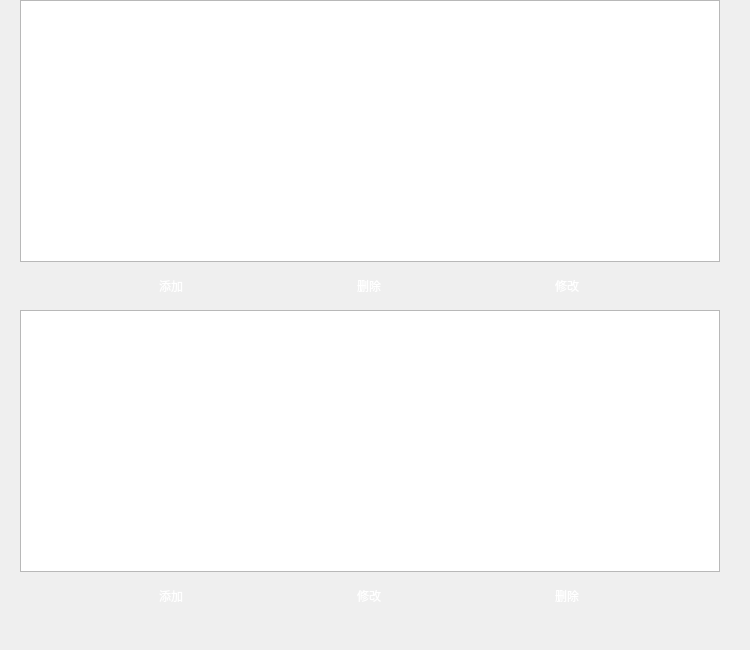
<?xml version="1.0" encoding="UTF-8"?>
<ui version="4.0">
 <class>NewAlarmThreshSet</class>
 <widget class="QWidget" name="NewAlarmThreshSet">
  <property name="geometry">
   <rect>
    <x>0</x>
    <y>0</y>
    <width>750</width>
    <height>650</height>
   </rect>
  </property>
  <property name="windowTitle">
   <string>Form</string>
  </property>
  <layout class="QHBoxLayout" name="horizontalLayout">
   <property name="spacing">
    <number>0</number>
   </property>
   <property name="leftMargin">
    <number>0</number>
   </property>
   <property name="topMargin">
    <number>0</number>
   </property>
   <property name="rightMargin">
    <number>0</number>
   </property>
   <property name="bottomMargin">
    <number>0</number>
   </property>
   <item>
    <widget class="QWidget" name="widget" native="true">
     <property name="styleSheet">
      <string notr="true">

QPushButton{
	color: white;  
	border-radius: 8px;  
	border-image: url(:/images/images/button_search.png);
}


QTableView{
	border-image: url(:/images/images/whole_back_2.png);
}

QHeaderView::section{
	border-image: url(:/images/images/back_title.png);
    color: white;
	padding-left: 4px;
	border: 1px solid #6c6c6c;
 	height:25px;
}

QHeaderView::section:checked{
	
}</string>
     </property>
     <layout class="QVBoxLayout" name="verticalLayout">
      <property name="spacing">
       <number>0</number>
      </property>
      <property name="leftMargin">
       <number>20</number>
      </property>
      <property name="topMargin">
       <number>0</number>
      </property>
      <property name="rightMargin">
       <number>30</number>
      </property>
      <property name="bottomMargin">
       <number>30</number>
      </property>
      <item>
       <widget class="QTableView" name="singleTreshView"/>
      </item>
      <item>
       <widget class="QWidget" name="widget_2" native="true">
        <layout class="QHBoxLayout" name="horizontalLayout_2">
         <item>
          <widget class="QPushButton" name="btnSingleAdd">
           <property name="minimumSize">
            <size>
             <width>100</width>
             <height>30</height>
            </size>
           </property>
           <property name="maximumSize">
            <size>
             <width>100</width>
             <height>30</height>
            </size>
           </property>
           <property name="text">
            <string>添加</string>
           </property>
          </widget>
         </item>
         <item>
          <widget class="QPushButton" name="btnSingleDel">
           <property name="minimumSize">
            <size>
             <width>100</width>
             <height>30</height>
            </size>
           </property>
           <property name="maximumSize">
            <size>
             <width>100</width>
             <height>30</height>
            </size>
           </property>
           <property name="text">
            <string>删除</string>
           </property>
          </widget>
         </item>
         <item>
          <widget class="QPushButton" name="btnSingleEdit">
           <property name="minimumSize">
            <size>
             <width>100</width>
             <height>30</height>
            </size>
           </property>
           <property name="maximumSize">
            <size>
             <width>100</width>
             <height>30</height>
            </size>
           </property>
           <property name="text">
            <string>修改</string>
           </property>
          </widget>
         </item>
        </layout>
       </widget>
      </item>
      <item>
       <widget class="QTableView" name="tableView"/>
      </item>
      <item>
       <widget class="QWidget" name="widget_3" native="true">
        <layout class="QHBoxLayout" name="horizontalLayout_3">
         <item>
          <widget class="QPushButton" name="pushButton_add">
           <property name="minimumSize">
            <size>
             <width>100</width>
             <height>30</height>
            </size>
           </property>
           <property name="maximumSize">
            <size>
             <width>100</width>
             <height>30</height>
            </size>
           </property>
           <property name="text">
            <string>添加</string>
           </property>
          </widget>
         </item>
         <item>
          <widget class="QPushButton" name="pushButton_edit">
           <property name="minimumSize">
            <size>
             <width>100</width>
             <height>30</height>
            </size>
           </property>
           <property name="maximumSize">
            <size>
             <width>100</width>
             <height>30</height>
            </size>
           </property>
           <property name="text">
            <string>修改</string>
           </property>
          </widget>
         </item>
         <item>
          <widget class="QPushButton" name="pushButton_remove">
           <property name="minimumSize">
            <size>
             <width>100</width>
             <height>30</height>
            </size>
           </property>
           <property name="maximumSize">
            <size>
             <width>100</width>
             <height>30</height>
            </size>
           </property>
           <property name="text">
            <string>删除</string>
           </property>
          </widget>
         </item>
        </layout>
       </widget>
      </item>
     </layout>
    </widget>
   </item>
  </layout>
 </widget>
 <resources/>
 <connections/>
</ui>
